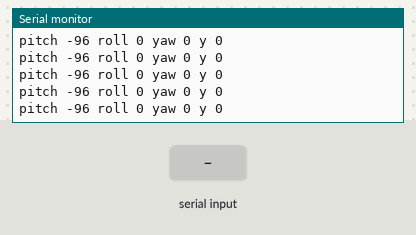
This sketch was run on a simulated Arduino Uno, built with avr-gcc and run on an emulated ATmega328P. Parts: the last lines printed to the serial monitor. The inputs (shaded band) are chosen by the test bench.

Above: at 1.2 s.
1.3 s: byte 90 received over Serial
At 2.1 s:
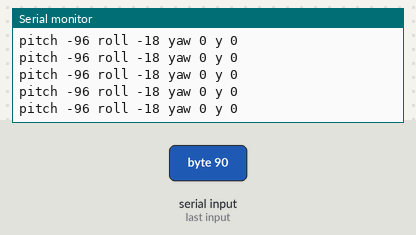
4.3 s: byte 30 received over Serial
At 4.9 s:
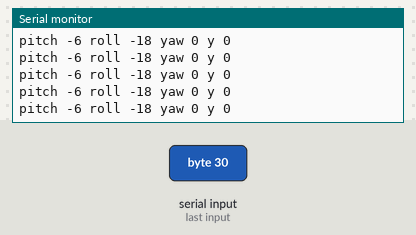
7.3 s: byte 120 received over Serial
At 8.1 s:
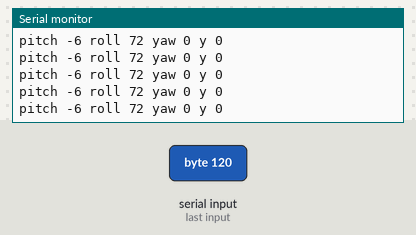
Timing chart, 0 to 10.3 s (numbered marks = the images above; inputs shaded):
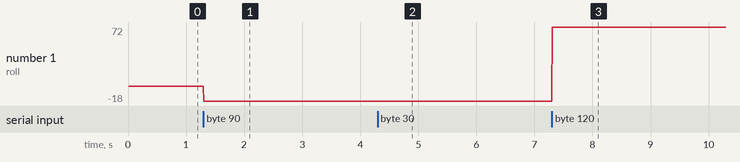

The sketch:

serial_test_basic.ino
```cpp
int val = 0;
int pitch = 0;
int roll = 0;
int yaw = 0;
int y = 0;

 void setup() {
 //  pinMode(ledPin13, OUTPUT); // Set pin as OUTPUT
   Serial.begin(115200); // Start serial communication at 9600 bps
 }

 void loop() {
   delay(10);
   if (Serial.available()){
//     Serial.println("serial available");
     val = Serial.read(); // read it and store it in val

   }
//   Serial.println(val);
  setValues(val);

  Serial.print("pitch ");
  Serial.print(pitch);
  Serial.print(" roll ");
  Serial.print(roll);
  Serial.print(" yaw ");
  Serial.print(yaw);
  Serial.print(" y ");
  Serial.println(y);


//  + " roll " + roll + " yaw " + yaw + " y " + y);
 }


void setValues(int x) {
  if (x < 0)
    x = 0;
  if (x > 224)
    x = 224;

  if (x >= 0 && x <= 64) {
    x -= 32;
    pitch = x * 3;
  } else if (x >= 65 && x <= 128) {
    x -= 96;
    roll = x * 3;
  } else if (x >= 129 && x <= 192) {
    x -= 160;
    yaw = x * 3;
  } else if (x >= 193 && x <= 224) {
    x -= 193;
    y = x * 3;
  }
}
```

Measured:
- after the input at 1.3 s, the serial monitor: prints a new line at once (image 1)
- after the input at 4.3 s, the serial monitor: prints a new line at once (image 2)
- after the input at 7.3 s, the serial monitor: prints a new line at once (image 3)
- plotted number 1: 0 → -18 after the input at 1.3 s, -18 → 72 after the input at 7.3 s
